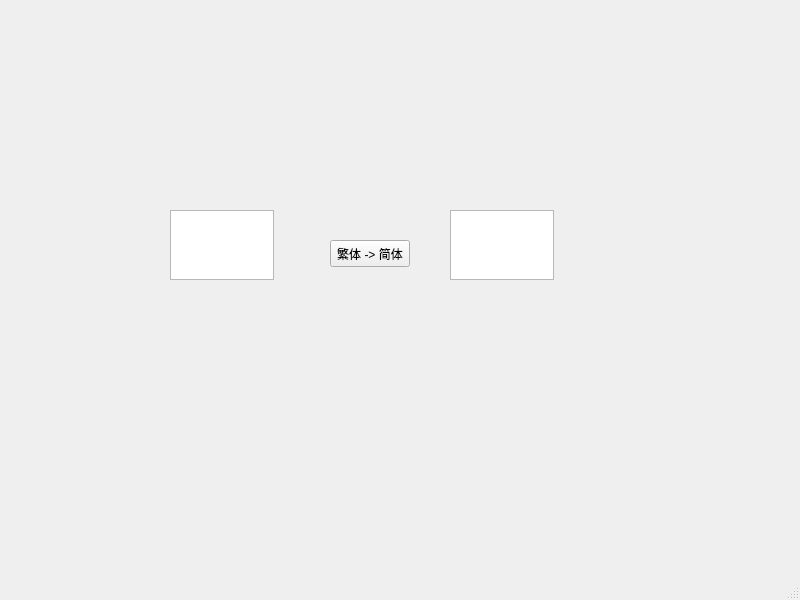
<?xml version="1.0" encoding="UTF-8"?>
<ui version="4.0">
 <class>MainWindow</class>
 <widget class="QMainWindow" name="MainWindow">
  <property name="geometry">
   <rect>
    <x>0</x>
    <y>0</y>
    <width>800</width>
    <height>600</height>
   </rect>
  </property>
  <property name="windowTitle">
   <string>MainWindow</string>
  </property>
  <widget class="QWidget" name="centralwidget">
   <widget class="QPlainTextEdit" name="plainTextEdit">
    <property name="geometry">
     <rect>
      <x>170</x>
      <y>210</y>
      <width>104</width>
      <height>70</height>
     </rect>
    </property>
   </widget>
   <widget class="QPlainTextEdit" name="plainTextEdit_2">
    <property name="geometry">
     <rect>
      <x>450</x>
      <y>210</y>
      <width>104</width>
      <height>70</height>
     </rect>
    </property>
   </widget>
   <widget class="QPushButton" name="pushButton">
    <property name="geometry">
     <rect>
      <x>330</x>
      <y>240</y>
      <width>80</width>
      <height>27</height>
     </rect>
    </property>
    <property name="text">
     <string>繁体 -&gt; 简体</string>
    </property>
   </widget>
  </widget>
  <widget class="QStatusBar" name="statusbar"/>
 </widget>
 <resources/>
 <connections/>
</ui>
